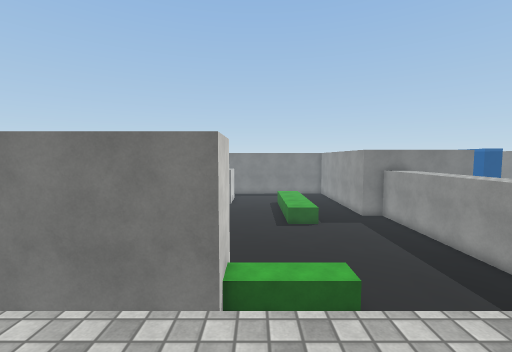
[1] (above)

16 first-person views from a walk through a Unity game level. The camera is 1.4 m above the floor, tilts 4° down and sees 90° across. The floor is counted in squares, 1 m on a side. Each view is taken from the middle of a square. On the plan, view 1 faces up. The plan holds only what a view shows up to about 13 squares ahead; the rest is blank. The place goes on beyond the plan. The player character is not drawn. Some surface patterns are stand-ins.

[2]
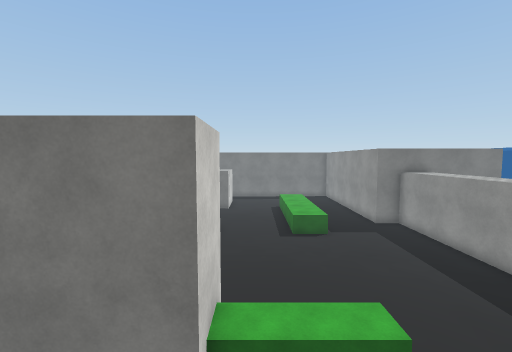

[3]
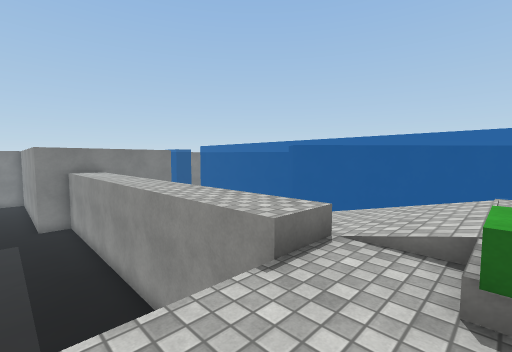

[4]
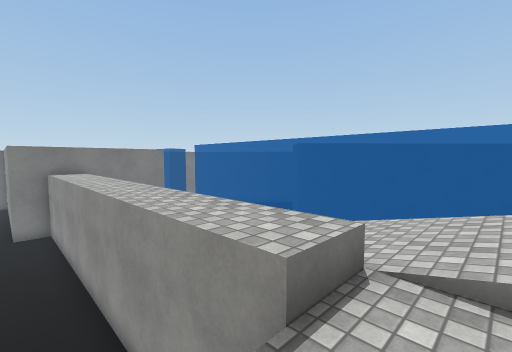

[5]
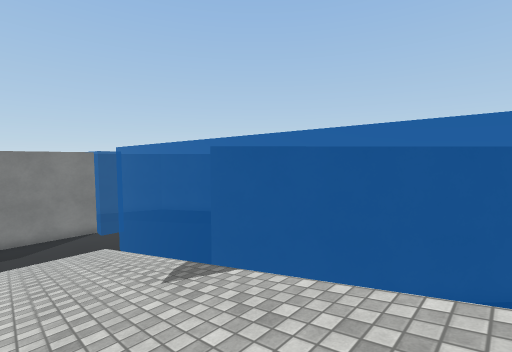

[6]
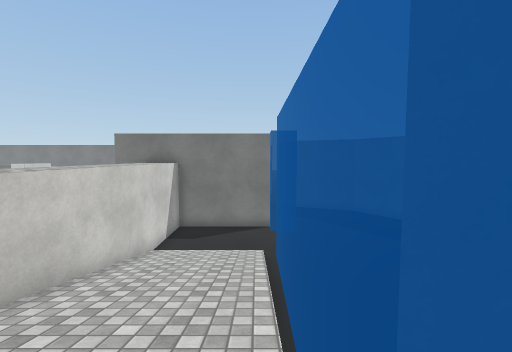

[7]
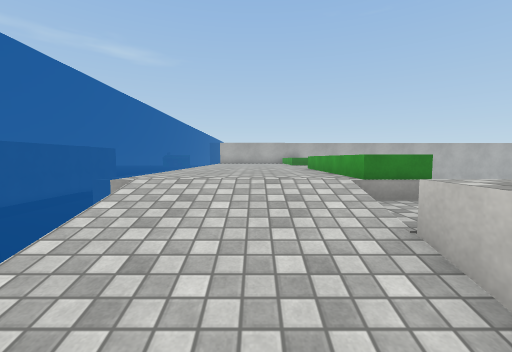

[8]
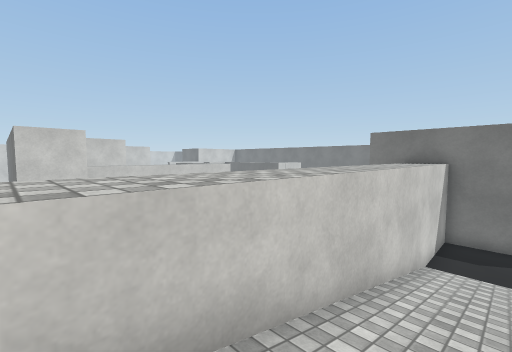

[9]
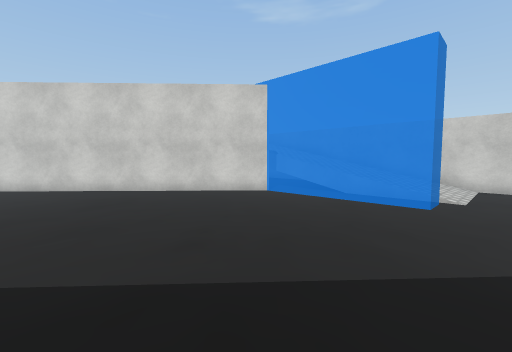

[10]
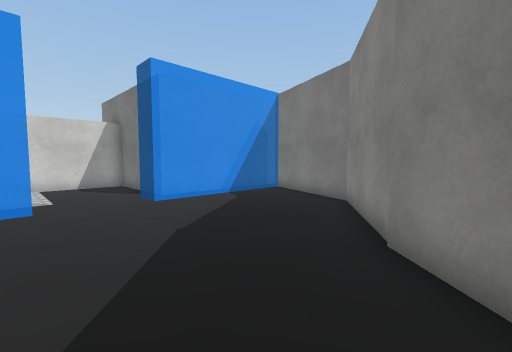

[11]
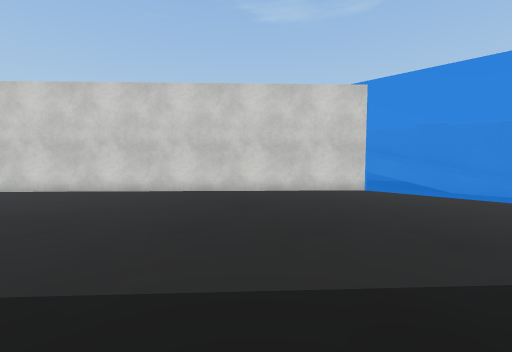

[12]
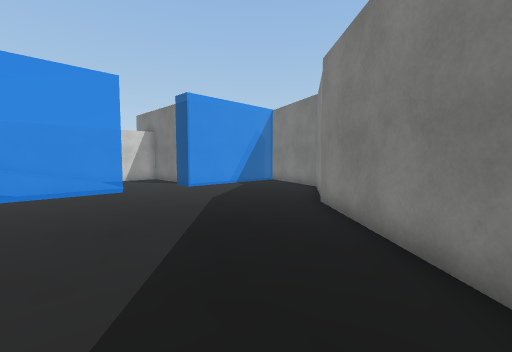

[13]
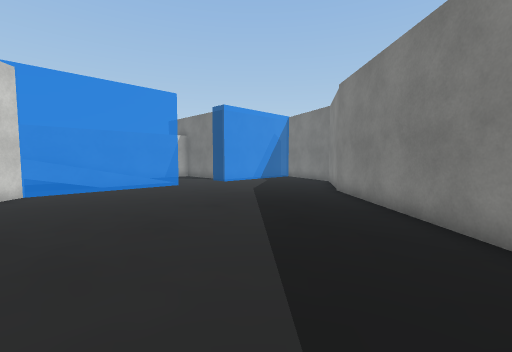

[14]
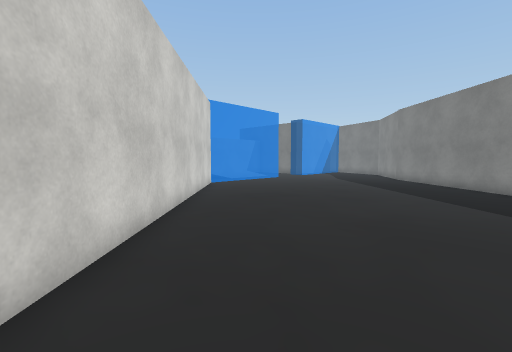

[15]
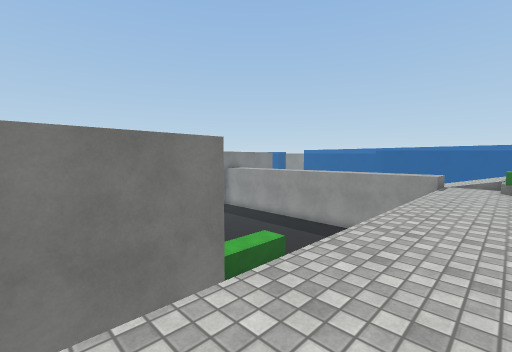

[16]
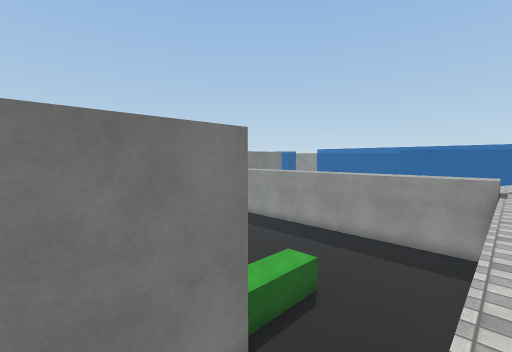

### Floor plan
Key: @ floor where view 1 was taken; # wall or solid block; . main floor; : floor 2.5 m higher than the main floor; + floor 3 m higher than the main floor; / step, stairs or slope; ^ raised ledge; v drop or lower ground.
Columns run from 6 left of view 1 to 28 right of it. Each row starts with its distance up from view 1.
 23                      #
 22                      ######
 21                      # ...##
 20                      # ....##
 19                      # .....#
 18             v##      # .....##
 17             vv######## ......##
 16             vvv##.............##
 15      vvv^^vvvvv##..............##
 14     vvvvvvvvvvv##...............##
 13      vvvvvvvvvv##////  ..........##
 12      vvvvvvvvvv##////  ...........
 11      vvvvvvvvvv##////  ............
 10      vvvvvvvvvv##////  ............
  9      vvvvvvvvvv##////  ............
  8     #v   vvvvvv##//// #............
  7     ##vvvvvvvvv##////##............
  6      #vvvvvvvvv^^////####..........
  5 vvvvvvvvvvvvvvv^^////  ###.........
  4        vvvvvvvv^^////   ###........
  3         vvvvvvv^^////    ###.......
  2   :::::::::::::^^////     ###......
  1   :::::::::::::::////      ###.....
  0  : :::@:::::::://++++        ##...
 -1                 /++++         ##...
 -2                 /++++          ##.
 -3                 /++++           ##
 -4                 /++++
 -5                 /++++
 -6                 +++++

Positions as (right, up) in squares from view 1, and headings:
1: (0, 0), facing up
2: (0, 2), facing up
3: (6, 0), facing up-right
4: (7, 1), facing up-right
5: (11, 1), facing up-right
6: (14, 5), facing up
7: (12, 5), facing down
8: (12, 5), facing up-left
9: (24, 15), facing down-left
10: (24, 13), facing up-left
11: (27, 12), facing down-left
12: (27, 10), facing up-left
13: (28, 7), facing up-left
14: (28, -1), facing up-left
15: (-5, 0), facing up-right
16: (-4, 2), facing up-right
